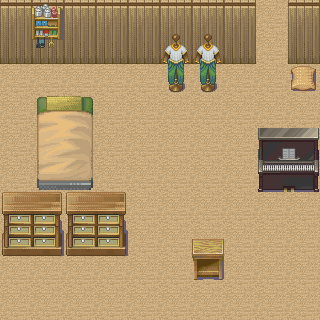

This is a level from a 2D game, rendered from its Tiled map with the project's own tilesets. A one-line summary and the complete map file follow:
An orthogonal 10x10 tile map with 32x32 px tiles, 2 tile layers (layer1, layer2) and 15 objects (15x Event).

<map version="1.0" orientation="orthogonal" renderorder="right-down" width="10" height="10" tilewidth="32" tileheight="32">
 <properties>
  <property name="bgm" value="Under_Water.wav" />
 </properties>
 <tileset firstgid="1" name="home" tilewidth="32" tileheight="32">
  <image source="../textures/home.bmp" trans="ff0000" width="256" height="953" />
  <terraintypes>
   <terrain name="terrain" tile="-1" />
  </terraintypes>
  <tile id="24" terrain="0,0,0,0" />
  <tile id="72">
   <properties>
    <property name="priority" value="1" />
   </properties>
  </tile>
  <tile id="74">
   <properties>
    <property name="priority" value="1" />
   </properties>
  </tile>
  <tile id="80" terrain="0,0,0,0" />
  <tile id="81" terrain="0,0,0,0" />
  <tile id="82" terrain="0,0,0,0" />
  <tile id="83">
   <properties>
    <property name="priority" value="2" />
   </properties>
  </tile>
  <tile id="89">
   <properties>
    <property name="priority" value="2" />
   </properties>
  </tile>
  <tile id="90">
   <properties>
    <property name="priority" value="2" />
   </properties>
  </tile>
  <tile id="91">
   <properties>
    <property name="priority" value="2" />
   </properties>
  </tile>
  <tile id="97" terrain="0,0,0,0" />
  <tile id="98" terrain="0,0,0,0" />
  <tile id="99" terrain="0,0,0,0" />
  <tile id="126">
   <properties>
    <property name="priority" value="2" />
   </properties>
  </tile>
  <tile id="127">
   <properties>
    <property name="priority" value="2" />
   </properties>
  </tile>
  <tile id="134">
   <properties>
    <property name="priority" value="2" />
   </properties>
  </tile>
  <tile id="135">
   <properties>
    <property name="priority" value="2" />
   </properties>
  </tile>
  <tile id="142" terrain="0,0,0,0" />
  <tile id="143" terrain="0,0,0,0" />
  <tile id="198" terrain="0,0,0,0" />
  <tile id="199" terrain="0,0,0,0" />
  <tile id="206" terrain="0,0,0,0" />
  <tile id="207" terrain="0,0,0,0" />
  <tile id="214" terrain="0,0,0,0" />
  <tile id="215" terrain="0,0,0,0" />
 </tileset>
 <layer name="layer1" width="10" height="10">
  <data>
   <tile gid="17" />
   <tile gid="17" />
   <tile gid="17" />
   <tile gid="17" />
   <tile gid="17" />
   <tile gid="17" />
   <tile gid="17" />
   <tile gid="17" />
   <tile gid="1" />
   <tile gid="17" />
   <tile gid="25" />
   <tile gid="25" />
   <tile gid="25" />
   <tile gid="25" />
   <tile gid="25" />
   <tile gid="25" />
   <tile gid="25" />
   <tile gid="25" />
   <tile gid="1" />
   <tile gid="25" />
   <tile gid="1" />
   <tile gid="1" />
   <tile gid="1" />
   <tile gid="1" />
   <tile gid="1" />
   <tile gid="1" />
   <tile gid="1" />
   <tile gid="1" />
   <tile gid="1" />
   <tile gid="1" />
   <tile gid="1" />
   <tile gid="1" />
   <tile gid="1" />
   <tile gid="1" />
   <tile gid="1" />
   <tile gid="1" />
   <tile gid="1" />
   <tile gid="1" />
   <tile gid="1" />
   <tile gid="1" />
   <tile gid="1" />
   <tile gid="1" />
   <tile gid="1" />
   <tile gid="1" />
   <tile gid="1" />
   <tile gid="1" />
   <tile gid="1" />
   <tile gid="1" />
   <tile gid="1" />
   <tile gid="1" />
   <tile gid="1" />
   <tile gid="1" />
   <tile gid="1" />
   <tile gid="1" />
   <tile gid="1" />
   <tile gid="1" />
   <tile gid="1" />
   <tile gid="1" />
   <tile gid="1" />
   <tile gid="1" />
   <tile gid="1" />
   <tile gid="1" />
   <tile gid="1" />
   <tile gid="1" />
   <tile gid="1" />
   <tile gid="1" />
   <tile gid="1" />
   <tile gid="1" />
   <tile gid="1" />
   <tile gid="1" />
   <tile gid="1" />
   <tile gid="1" />
   <tile gid="1" />
   <tile gid="1" />
   <tile gid="1" />
   <tile gid="1" />
   <tile gid="1" />
   <tile gid="1" />
   <tile gid="1" />
   <tile gid="1" />
   <tile gid="1" />
   <tile gid="1" />
   <tile gid="1" />
   <tile gid="1" />
   <tile gid="1" />
   <tile gid="1" />
   <tile gid="1" />
   <tile gid="1" />
   <tile gid="1" />
   <tile gid="1" />
   <tile gid="1" />
   <tile gid="1" />
   <tile gid="1" />
   <tile gid="1" />
   <tile gid="1" />
   <tile gid="1" />
   <tile gid="1" />
   <tile gid="1" />
   <tile gid="1" />
   <tile gid="1" />
  </data>
 </layer>
 <layer name="layer2" width="10" height="10">
  <data>
   <tile gid="0" />
   <tile gid="64" />
   <tile gid="0" />
   <tile gid="0" />
   <tile gid="0" />
   <tile gid="0" />
   <tile gid="0" />
   <tile gid="0" />
   <tile gid="0" />
   <tile gid="0" />
   <tile gid="0" />
   <tile gid="72" />
   <tile gid="0" />
   <tile gid="0" />
   <tile gid="0" />
   <tile gid="172" />
   <tile gid="172" />
   <tile gid="0" />
   <tile gid="0" />
   <tile gid="0" />
   <tile gid="0" />
   <tile gid="0" />
   <tile gid="0" />
   <tile gid="0" />
   <tile gid="0" />
   <tile gid="180" />
   <tile gid="180" />
   <tile gid="0" />
   <tile gid="0" />
   <tile gid="115" />
   <tile gid="0" />
   <tile gid="199" />
   <tile gid="200" />
   <tile gid="0" />
   <tile gid="0" />
   <tile gid="0" />
   <tile gid="0" />
   <tile gid="0" />
   <tile gid="0" />
   <tile gid="0" />
   <tile gid="0" />
   <tile gid="207" />
   <tile gid="208" />
   <tile gid="0" />
   <tile gid="0" />
   <tile gid="0" />
   <tile gid="0" />
   <tile gid="0" />
   <tile gid="135" />
   <tile gid="136" />
   <tile gid="0" />
   <tile gid="215" />
   <tile gid="216" />
   <tile gid="0" />
   <tile gid="0" />
   <tile gid="0" />
   <tile gid="0" />
   <tile gid="0" />
   <tile gid="143" />
   <tile gid="144" />
   <tile gid="90" />
   <tile gid="91" />
   <tile gid="90" />
   <tile gid="91" />
   <tile gid="0" />
   <tile gid="0" />
   <tile gid="0" />
   <tile gid="0" />
   <tile gid="0" />
   <tile gid="0" />
   <tile gid="98" />
   <tile gid="99" />
   <tile gid="98" />
   <tile gid="99" />
   <tile gid="0" />
   <tile gid="0" />
   <tile gid="92" />
   <tile gid="0" />
   <tile gid="0" />
   <tile gid="0" />
   <tile gid="0" />
   <tile gid="0" />
   <tile gid="0" />
   <tile gid="0" />
   <tile gid="0" />
   <tile gid="0" />
   <tile gid="100" />
   <tile gid="0" />
   <tile gid="0" />
   <tile gid="0" />
   <tile gid="0" />
   <tile gid="0" />
   <tile gid="0" />
   <tile gid="0" />
   <tile gid="0" />
   <tile gid="0" />
   <tile gid="0" />
   <tile gid="0" />
   <tile gid="0" />
   <tile gid="0" />
  </data>
 </layer>
 <objectgroup name="物件層 1">
  <object name="EventSavePoint" type="Event" x="209" y="242" />
  <object name="Main1" type="Event" x="14" y="304" />
  <object name="DoorEvent" type="Event" x="274" y="48" />
  <object name="Talk2" type="Event" x="84" y="242" />
  <object name="Talk1" type="Event" x="112" y="241" />
  <object name="Talk3" type="Event" x="47" y="244" />
  <object name="Talk4" type="Event" x="12" y="241" />
  <object name="PainoPoint" type="Event" x="307" y="175" />
  <object name="Talk22" type="Event" x="74" y="240" />
  <object name="Sleep" type="Event" x="85" y="112" />
  <object name="Sleep" type="Event" x="50" y="116" />
  <object name="Sleep" type="Event" x="50" y="142" />
  <object name="Sleep" type="Event" x="82" y="145" />
  <object name="Sleep" type="Event" x="82" y="172" />
  <object name="Sleep" type="Event" x="47" y="172" />
 </objectgroup>
</map>
